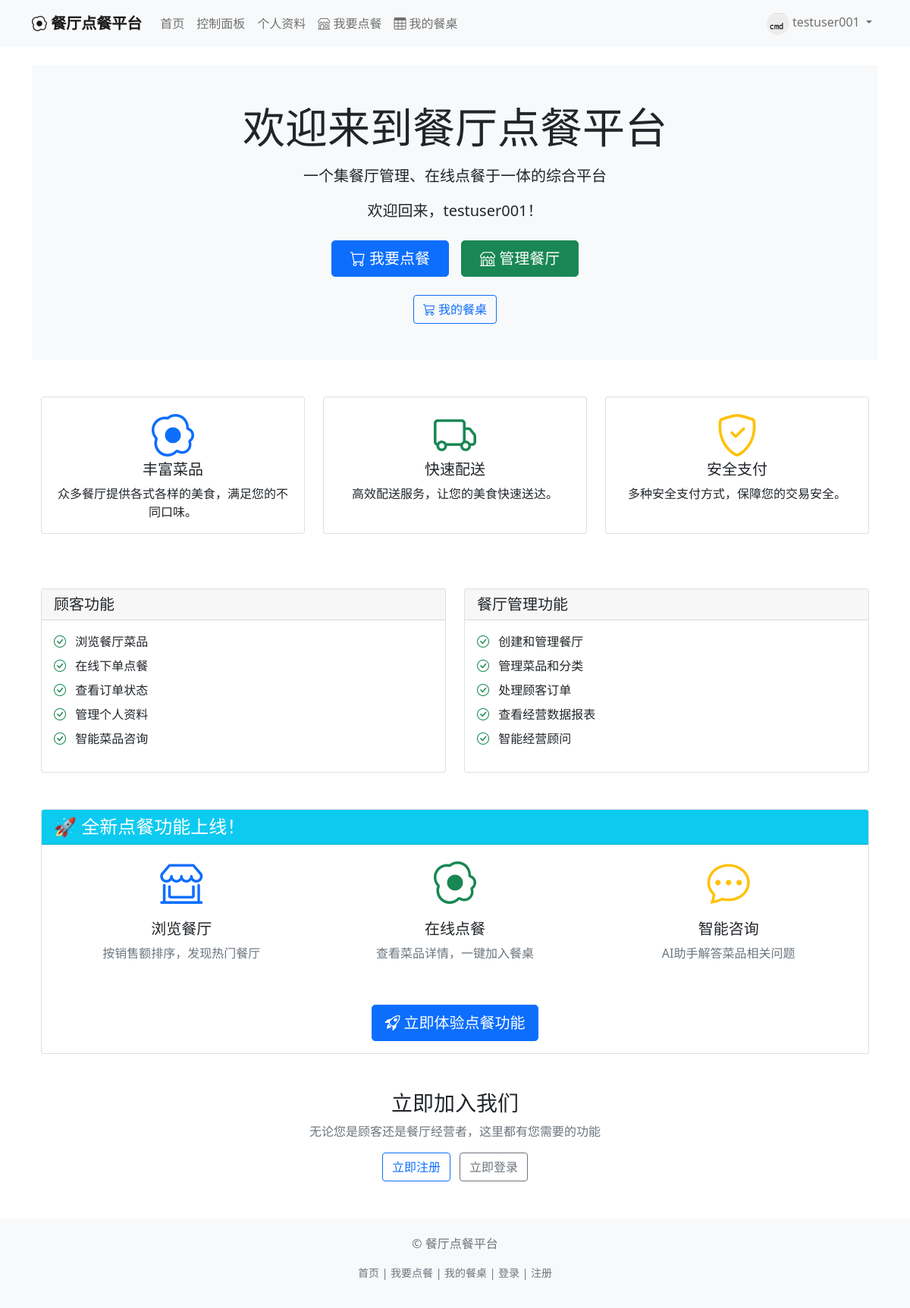
The app's page /index (signed in) with its own data.
### app/models.py (models this page shows, shortened)
class User(UserMixin, db.Model):
    id = db.Column(db.Integer, primary_key=True)
    username = db.Column(db.String(64), unique=True, nullable=False, index=True)
    email = db.Column(db.String(120), unique=True, nullable=False, index=True)
    password_hash = db.Column(db.String(256), nullable=False)
    avatar_path = db.Column(db.String(200), default='default_avatar.png')
    created_at = db.Column(db.DateTime, default=datetime.utcnow)
    is_active = db.Column(db.Boolean, default=True)
    role = db.Column(db.String(20), default='customer')  # 'customer' 或 'owner'
    restaurant = db.relationship('Restaurant', backref='owner', uselist=False, lazy=True)
    orders = db.relationship('Order', backref='customer', lazy='dynamic')
    blacklisted_by = db.relationship('Blacklist', backref='user', lazy='dynamic')

### app/routes/main.py (the view)
@main_bp.route('/')
@main_bp.route('/index')
def index():
    return render_template('index.html', title='首页')

### app/templates/index.html (shortened to what this page needs)
{% extends "base.html" %}
{% block content %}
<div class="jumbotron jumbotron-fluid bg-light py-5">
    <div class="container text-center">
        <h1 class="display-4 mb-3">欢迎来到餐厅点餐平台</h1>
        <p class="lead">一个集餐厅管理、在线点餐于一体的综合平台</p>
        {% if current_user.is_authenticated %}
        <p class="lead">欢迎回来，{{ current_user.username }}！</p>
        {% endif %}
        <div class="d-grid gap-2 d-md-flex justify-content-md-center mt-4">
            {% if current_user.is_authenticated %}
                <a href="{{ url_for('main.restaurants') }}"
                   class="btn btn-primary btn-lg px-4 me-md-2">
                    <i class="bi bi-cart"></i> 我要点餐
                </a>
            {% else %}
                <button onclick="alert('请先登录以使用点餐功能'); window.location.href='{{ url_for('auth.login') }}';"
                        class="btn btn-primary btn-lg px-4 me-md-2">
                    <i class="bi bi-cart"></i> 我要点餐
                </button>
            {% endif %}
            {% if current_user.is_authenticated %}
                {% if current_user.restaurant %}
                    <a href="{{ url_for('restaurant.dashboard', restaurant_id=current_user.restaurant.id) }}"
                       class="btn btn-success btn-lg px-4">
                        <i class="bi bi-shop"></i> 管理餐厅
                    </a>
                {% else %}
                    <a href="{{ url_for('restaurant.create') }}"
                       class="btn btn-success btn-lg px-4">
                        <i class="bi bi-plus-circle"></i> 创建餐厅
                    </a>
                {% endif %}
            {% else %}
                <a href="{{ url_for('auth.login') }}"
                   class="btn btn-success btn-lg px-4">
                    <i class="bi bi-box-arrow-in-right"></i> 登录管理
                </a>
            {% endif %}
        </div>
        {% if current_user.is_authenticated %}
        <div class="mt-4">
            <div class="row justify-content-center">
                <div class="col-auto">
                    <a href="{{ url_for('main.my_table') }}"
                       class="btn btn-outline-primary position-relative">
                        <i class="bi bi-cart3"></i> 我的餐桌
                    </a>
                </div>
            </div>
        </div>
        {% endif %}
    </div>
</div>
<div class="container mt-5">
    <div class="row">
        <div class="col-md-4 mb-4">
            <div class="card h-100 text-center">
                <div class="card-body">
                    <i class="bi bi-egg-fried display-4 text-primary mb-3"></i>
                    <h5 class="card-title">丰富菜品</h5>
                    <p class="card-text">众多餐厅提供各式各样的美食，满足您的不同口味。</p>
                </div>
            </div>
        </div>
        <div class="col-md-4 mb-4">
            <div class="card h-100 text-center">
                <div class="card-body">
                    <i class="bi bi-truck display-4 text-success mb-3"></i>
                    <h5 class="card-title">快速配送</h5>
                    <p class="card-text">高效配送服务，让您的美食快速送达。</p>
                </div>
            </div>
        </div>
        <div class="col-md-4 mb-4">
            <div class="card h-100 text-center">
                <div class="card-body">
                    <i class="bi bi-shield-check display-4 text-warning mb-3"></i>
                    <h5 class="card-title">安全支付</h5>
                    <p class="card-text">多种安全支付方式，保障您的交易安全。</p>
                </div>
            </div>
        </div>
    </div>
</div>
<div class="container mt-5">
    <div class="row">
        <div class="col-md-6">
            <div class="card">
                <div class="card-header">
                    <h5 class="mb-0">顾客功能</h5>
                </div>
                <div class="card-body">
                    <ul class="list-unstyled">
                        <li class="mb-2">
                            <i class="bi bi-check-circle text-success me-2"></i>
                            浏览餐厅菜品
                        </li>
                        <li class="mb-2">
                            <i class="bi bi-check-circle text-success me-2"></i>
                            在线下单点餐
                        </li>
                        <li class="mb-2">
                            <i class="bi bi-check-circle text-success me-2"></i>
                            查看订单状态
                        </li>
                        <li class="mb-2">
                            <i class="bi bi-check-circle text-success me-2"></i>
                            管理个人资料
                        </li>
                        <li class="mb-2">
                            <i class="bi bi-check-circle text-success me-2"></i>
                            智能菜品咨询
                        </li>
                    </ul>
                </div>
            </div>
        </div>
        <div class="col-md-6">
            <div class="card">
                <div class="card-header">
                    <h5 class="mb-0">餐厅管理功能</h5>
                </div>
                <div class="card-body">
                    <ul class="list-unstyled">
                        <li class="mb-2">
                            <i class="bi bi-check-circle text-success me-2"></i>
                            创建和管理餐厅
                        </li>
                        <li class="mb-2">
                            <i class="bi bi-check-circle text-success me-2"></i>
                            管理菜品和分类
                        </li>
                        <li class="mb-2">
                            <i class="bi bi-check-circle text-success me-2"></i>
                            处理顾客订单
                        </li>
                        <li class="mb-2">
                            <i class="bi bi-check-circle text-success me-2"></i>
                            查看经营数据报表
                        </li>
                        <li class="mb-2">
                            <i class="bi bi-check-circle text-success me-2"></i>
                            智能经营顾问
                        </li>
                    </ul>
                </div>
            </div>
        </div>
    </div>
</div>
<div class="container mt-5">
    <div class="card">
        <div class="card-header bg-info text-white">
            <h4 class="mb-0">🚀 全新点餐功能上线！</h4>
        </div>
        <div class="card-body">
            <div class="row">
                <div class="col-md-4 text-center mb-3">
                    <i class="bi bi-shop-window display-4 text-primary"></i>
                    <h5 class="mt-3">浏览餐厅</h5>
                    <p class="text-muted">按销售额排序，发现热门餐厅</p>
                </div>
                <div class="col-md-4 text-center mb-3">
                    <i class="bi bi-egg-fried display-4 text-success"></i>
                    <h5 class="mt-3">在线点餐</h5>
                    <p class="text-muted">查看菜品详情，一键加入餐桌</p>
                </div>
                <div class="col-md-4 text-center mb-3">
                    <i class="bi bi-chat-dots display-4 text-warning"></i>
                    <h5 class="mt-3">智能咨询</h5>
                    <p class="text-muted">AI助手解答菜品相关问题</p>
                </div>
            </div>
            <div class="text-center mt-4">
                {% if current_user.is_authenticated %}
                <a href="{{ url_for('main.restaurants') }}" class="btn btn-primary btn-lg">
                    <i class="bi bi-rocket-takeoff"></i> 立即体验点餐功能
                </a>
                {% else %}
                <a href="{{ url_for('auth.register') }}" class="btn btn-success btn-lg me-2">立即注册</a>
                <a href="{{ url_for('auth.login') }}" class="btn btn-outline-primary btn-lg">立即登录</a>
                {% endif %}
            </div>
        </div>
    </div>
</div>
<div class="text-center mt-5 mb-5">
    <h3>立即加入我们</h3>
    <p class="text-muted">无论您是顾客还是餐厅经营者，这里都有您需要的功能</p>
    <div class="mt-3">
        <a href="{{ url_for('auth.register') }}" class="btn btn-outline-primary me-2">立即注册</a>
        <a href="{{ url_for('auth.login') }}" class="btn btn-outline-secondary">立即登录</a>
    </div>
</div>
{% endblock %}

### app/templates/base.html (shortened to what this page needs)
<!DOCTYPE html>
<html lang="zh-CN">
<head>
    <link href="https://cdn.jsdelivr.net/npm/bootstrap@5.1.3/dist/css/bootstrap.min.css" rel="stylesheet">
    <link rel="stylesheet" href="https://cdn.jsdelivr.net/npm/bootstrap-icons@1.8.1/font/bootstrap-icons.css">
</head>
<body>
    <nav class="navbar navbar-expand-lg navbar-light bg-light">
        <div class="container">
            <a class="navbar-brand" href="{{ url_for('main.index') }}">
                <i class="bi bi-egg-fried"></i> 餐厅点餐平台
            </a>
            <div class="collapse navbar-collapse" id="navbarNav">
                <ul class="navbar-nav me-auto">
                    <li class="nav-item">
                        <a class="nav-link" href="{{ url_for('main.index') }}">首页</a>
                    </li>
                    {% if current_user.is_authenticated %}
                    <li class="nav-item">
                        <a class="nav-link" href="{{ url_for('main.dashboard') }}">控制面板</a>
                    </li>
                    <li class="nav-item">
                        <a class="nav-link" href="{{ url_for('auth.profile') }}">个人资料</a>
                    </li>
                    <li class="nav-item">
                        <a class="nav-link" href="{{ url_for('main.restaurants') }}">
                            <i class="bi bi-shop"></i> 我要点餐
                        </a>
                    </li>
                    <li class="nav-item">
                        <a class="nav-link" href="{{ url_for('main.my_table') }}">
                            <i class="bi bi-table"></i> 我的餐桌
                        </a>
                    </li>
                    {% endif %}
                </ul>
                <ul class="navbar-nav">
                    {% if current_user.is_authenticated %}
                    <li class="nav-item dropdown">
                        <a class="nav-link dropdown-toggle" href="#" id="navbarDropdown" role="button" data-bs-toggle="dropdown">
                            <img src="{{ url_for('static', filename='uploads/avatars/' + current_user.avatar_path) }}"
                                 alt="头像" class="rounded-circle" width="30" height="30">
                            {{ current_user.username }}
                        </a>
                    </li>
                    {% endif %}
                </ul>
            </div>
        </div>
    </nav>
    <main class="container mt-4">
        {% block content %}{% endblock %}
    </main>
    <footer class="footer">
        <div class="container text-center">
            <p class="text-muted">© 餐厅点餐平台</p>
            <p class="text-muted small">
                <a href="{{ url_for('main.index') }}" class="text-decoration-none text-muted">首页</a> |
                {% if current_user.is_authenticated %}
                <a href="{{ url_for('main.restaurants') }}" class="text-decoration-none text-muted">我要点餐</a> |
                <a href="{{ url_for('main.my_table') }}" class="text-decoration-none text-muted">我的餐桌</a> |
                {% endif %}
                <a href="{{ url_for('auth.login') }}" class="text-decoration-none text-muted">登录</a> |
                <a href="{{ url_for('auth.register') }}" class="text-decoration-none text-muted">注册</a>
            </p>
        </div>
    </footer>
</body>
</html>

### app/templates/base.html (style rules this page uses)
.navbar-brand { font-weight: bold; }
.footer { margin-top: 50px; padding: 20px 0; background-color: #f8f9fa; }

### records on screen
User: avatar_path (picture), username "testuser001"
